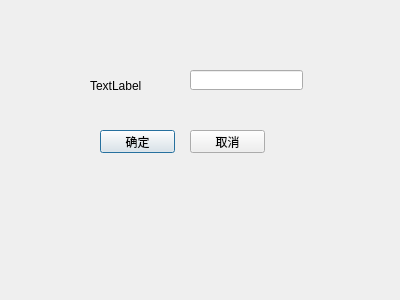
<?xml version="1.0" encoding="UTF-8"?>
<ui version="4.0">
 <class>AskAgree</class>
 <widget class="QDialog" name="AskAgree">
  <property name="geometry">
   <rect>
    <x>0</x>
    <y>0</y>
    <width>400</width>
    <height>300</height>
   </rect>
  </property>
  <property name="windowTitle">
   <string>Dialog</string>
  </property>
  <widget class="QPushButton" name="pushButton">
   <property name="geometry">
    <rect>
     <x>100</x>
     <y>130</y>
     <width>75</width>
     <height>23</height>
    </rect>
   </property>
   <property name="text">
    <string>确定</string>
   </property>
  </widget>
  <widget class="QPushButton" name="pushButton_2">
   <property name="geometry">
    <rect>
     <x>190</x>
     <y>130</y>
     <width>75</width>
     <height>23</height>
    </rect>
   </property>
   <property name="text">
    <string>取消</string>
   </property>
  </widget>
  <widget class="QLabel" name="label">
   <property name="geometry">
    <rect>
     <x>90</x>
     <y>80</y>
     <width>54</width>
     <height>12</height>
    </rect>
   </property>
   <property name="text">
    <string>TextLabel</string>
   </property>
  </widget>
  <widget class="QLineEdit" name="lineEdit">
   <property name="geometry">
    <rect>
     <x>190</x>
     <y>70</y>
     <width>113</width>
     <height>20</height>
    </rect>
   </property>
  </widget>
 </widget>
 <resources/>
 <connections/>
</ui>
